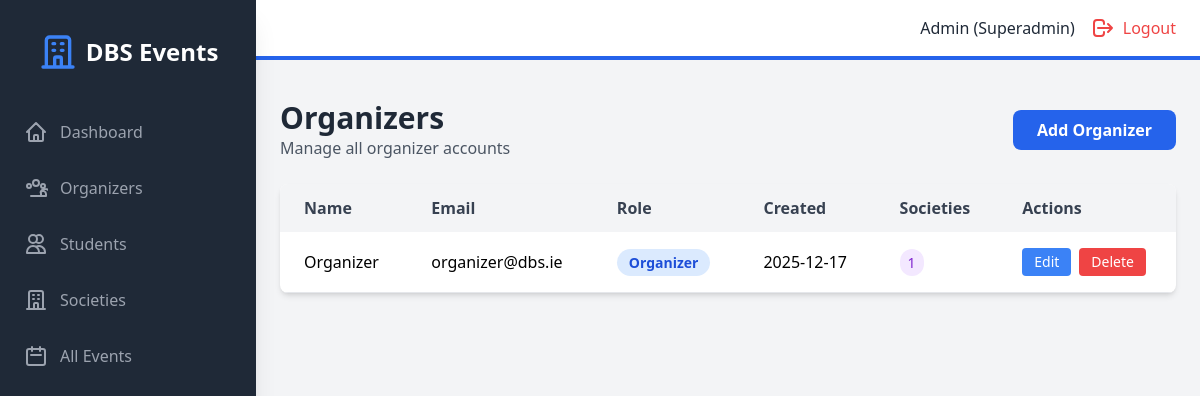
The page /admin/organizers (signed in) on the database as committed earlier.
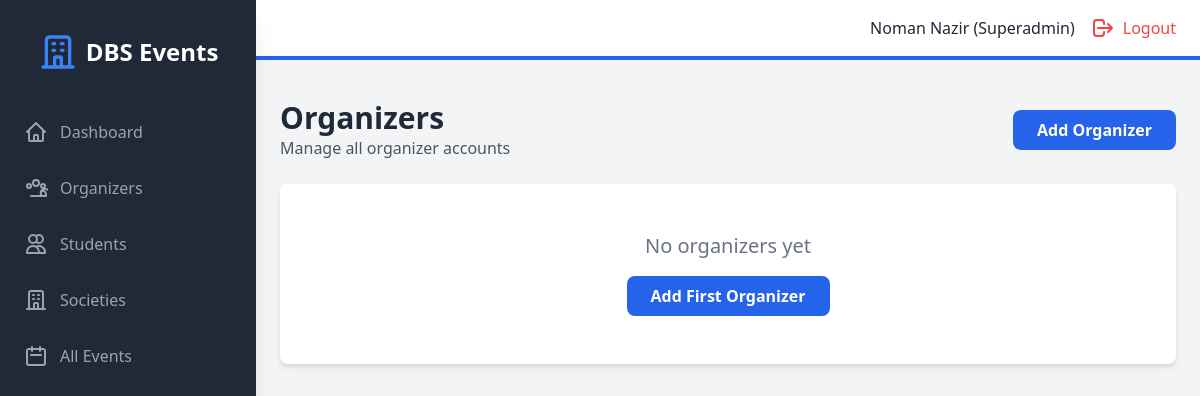
The same page on the database as committed later.
### models.py (models this page shows, shortened)
class User(UserMixin, db.Model):
    id = db.Column(db.Integer, primary_key=True)
    student_number = db.Column(db.String(50), unique=True, nullable=True)
    email = db.Column(db.String(120), unique=True, nullable=False)
    password_hash = db.Column(db.String(200), nullable=False)
    name = db.Column(db.String(100), nullable=False)
    role = db.Column(db.String(20), nullable=False)  # superadmin, organizer, student
    created_at = db.Column(db.DateTime, default=datetime.utcnow)
    societies = db.relationship('Society', backref='head', lazy=True)
    events_created = db.relationship('Event', backref='creator', lazy=True)
    registrations = db.relationship('Registration', backref='student', lazy=True)

### backend/routes/admin.py (the view)
@admin_bp.route("/admin/organizers", endpoint="admin_organizers")
@admin_required
def admin_organizers():
    organizers = User.query.filter_by(role="organizer").all()
    return render_template("admin/organizers.html", organizers=organizers)

### backend/main.py (called while the page is built)
@login_manager.user_loader
def load_user(user_id):
    return User.query.get(int(user_id))

### frontend/templates/admin/organizers.html (shortened to what this page needs)
{% extends "base.html" %}
{% block auth_content %}
<div class="mb-6 flex justify-between items-center">
    <div>
        <h1 class="text-3xl font-bold text-gray-800">Organizers</h1>
        <p class="text-gray-600">Manage all organizer accounts</p>
    </div>
    <a href="{{ url_for('admin.admin_add_organizer') }}" class="bg-blue-600 text-white px-6 py-2 rounded-lg hover:bg-blue-700 font-semibold">
        Add Organizer
    </a>
</div>
{% if organizers %}
<div class="bg-white rounded-lg shadow-md overflow-hidden">
    <table class="w-full">
        <thead class="bg-gray-100">
            <tr>
                <th class="px-6 py-3 text-left text-gray-700 font-semibold">Name</th>
                <th class="px-6 py-3 text-left text-gray-700 font-semibold">Email</th>
                <th class="px-6 py-3 text-left text-gray-700 font-semibold">Role</th>
                <th class="px-6 py-3 text-left text-gray-700 font-semibold">Created</th>
                <th class="px-6 py-3 text-left text-gray-700 font-semibold">Societies</th>
                <th class="px-6 py-3 text-left text-gray-700 font-semibold">Actions</th>
            </tr>
        </thead>
        <tbody>
            {% for organizer in organizers %}
            <tr class="border-b hover:bg-gray-50">
                <td class="px-6 py-4">{{ organizer.name }}</td>
                <td class="px-6 py-4">{{ organizer.email }}</td>
                <td class="px-6 py-4"><span class="px-3 py-1 bg-blue-100 text-blue-700 rounded-full text-sm font-semibold">{{ organizer.role | capitalize }}</span></td>
                <td class="px-6 py-4">{{ organizer.created_at.strftime('%Y-%m-%d') }}</td>
                <td class="px-6 py-4">
                    <span class="px-2 py-1 bg-purple-100 text-purple-700 rounded-full text-sm">
                        {{ organizer.societies|length }}
                    </span>
                </td>
                <td class="px-6 py-4">
                    <div class="flex space-x-2">
                        <a href="{{ url_for('admin.admin_edit_organizer', organizer_id=organizer.id) }}"
                           class="bg-blue-500 text-white px-3 py-1 rounded text-sm hover:bg-blue-600 transition">
                            Edit
                        </a>
                        <form method="POST" action="{{ url_for('admin.admin_delete_organizer', organizer_id=organizer.id) }}"
                              onsubmit="return confirm('Are you sure you want to delete {{ organizer.name }}?')"
                              class="inline">
                            <button type="submit" class="bg-red-500 text-white px-3 py-1 rounded text-sm hover:bg-red-600 transition">
                                Delete
                            </button>
                        </form>
                    </div>
                </td>
            </tr>
            {% endfor %}
        </tbody>
    </table>
</div>
{% else %}
<div class="text-center py-12 bg-white rounded-lg shadow-md">
    <p class="text-gray-500 text-xl">No organizers yet</p>
    <a href="{{ url_for('admin.admin_add_organizer') }}" class="inline-block bg-blue-600 text-white px-6 py-2 rounded-lg hover:bg-blue-700 font-semibold mt-4">
        Add First Organizer
    </a>
</div>
{% endif %}
{% endblock %}

### frontend/templates/base.html (shortened to what the changed rows need)
<!DOCTYPE html>
<html lang="en">
<head>
    <script src="https://cdn.tailwindcss.com"></script>
    <link rel="stylesheet" href="{{ url_for('static', filename='css/style.css') }}">
</head>
<body class="bg-gray-100">
    {% if current_user.is_authenticated %}
    <div class="flex h-screen bg-gray-100">
        <div id="sidebar" class="sidebar fixed inset-y-0 left-0 z-30 w-64 bg-gray-800 overflow-y-auto transition duration-300 ease-out md:translate-x-0 md:static md:shadow-xl sidebar-closed">
            <div class="flex items-center justify-center mt-8">
                <div class="flex items-center">
                    <svg class="h-10 w-10 text-blue-500" fill="none" stroke="currentColor" viewBox="0 0 24 24">
                        <path stroke-linecap="round" stroke-linejoin="round" stroke-width="2" d="M19 21V5a2 2 0 00-2-2H7a2 2 0 00-2 2v16m14 0h2m-2 0h-5m-9 0H3m2 0h5M9 7h1m-1 4h1m4-4h1m-1 4h1m-5 10v-5a1 1 0 011-1h2a1 1 0 011 1v5m-4 0h4"></path>
                    </svg>
                    <span class="text-white text-2xl font-semibold ml-2">DBS Events</span>
                </div>
            </div>
            <nav class="mt-10">
                {% if current_user.role == 'superadmin' %}
                    <a class="flex items-center mt-4 py-2 px-6 text-gray-400 hover:bg-gray-700 hover:text-white" href="{{ url_for('admin.admin_dashboard') }}">
                        <svg class="h-6 w-6" fill="none" stroke="currentColor" viewBox="0 0 24 24"><path stroke-linecap="round" stroke-linejoin="round" stroke-width="2" d="M3 12l2-2m0 0l7-7 7 7M5 10v10a1 1 0 001 1h3m10-11l2 2m-2-2v10a1 1 0 01-1 1h-3m-6 0a1 1 0 001-1v-4a1 1 0 011-1h2a1 1 0 011 1v4a1 1 0 001 1m-6 0h6"></path></svg>
                        <span class="mx-3">Dashboard</span>
                    </a>
                    <a class="flex items-center mt-4 py-2 px-6 text-gray-400 hover:bg-gray-700 hover:text-white" href="{{ url_for('admin.admin_organizers') }}">
                        <span class="mx-3">Organizers</span>
                    </a>
                    <a class="flex items-center mt-4 py-2 px-6 text-gray-400 hover:bg-gray-700 hover:text-white" href="{{ url_for('admin.admin_students') }}">
                        <svg class="h-6 w-6" fill="none" stroke="currentColor" viewBox="0 0 24 24"><path stroke-linecap="round" stroke-linejoin="round" stroke-width="2" d="M12 4.354a4 4 0 110 5.292M15 21H3v-1a6 6 0 0112 0v1zm0 0h6v-1a6 6 0 00-9-5.197M13 7a4 4 0 11-8 0 4 4 0 018 0z"></path></svg>
                        <span class="mx-3">Students</span>
                    </a>
                    <a class="flex items-center mt-4 py-2 px-6 text-gray-400 hover:bg-gray-700 hover:text-white" href="{{ url_for('admin.admin_societies') }}">
                        <svg class="h-6 w-6" fill="none" stroke="currentColor" viewBox="0 0 24 24"><path stroke-linecap="round" stroke-linejoin="round" stroke-width="2" d="M19 21V5a2 2 0 00-2-2H7a2 2 0 00-2 2v16m14 0h2m-2 0h-5m-9 0H3m2 0h5M9 7h1m-1 4h1m4-4h1m-1 4h1m-5 10v-5a1 1 0 011-1h2a1 1 0 011 1v5m-4 0h4"></path></svg>
                        <span class="mx-3">Societies</span>
                    </a>
                    <a class="flex items-center mt-4 py-2 px-6 text-gray-400 hover:bg-gray-700 hover:text-white" href="{{ url_for('admin.admin_events') }}">
                        <svg class="h-6 w-6" fill="none" stroke="currentColor" viewBox="0 0 24 24"><path stroke-linecap="round" stroke-linejoin="round" stroke-width="2" d="M8 7V3m8 4V3m-9 8h10M5 21h14a2 2 0 002-2V7a2 2 0 00-2-2H5a2 2 0 00-2 2v12a2 2 0 002 2z"></path></svg>
                        <span class="mx-3">All Events</span>
                    </a>
                {% endif %}
            </nav>
        </div>
        <div class="flex-1 flex flex-col overflow-hidden">
            <header class="flex justify-between items-center py-4 px-6 bg-white border-b-4 border-blue-600">
                <div class="flex items-center">
                    <span class="text-gray-800 mr-4">{{ current_user.name }} ({{ current_user.role | capitalize }})</span>
                    <a href="{{ url_for('public.logout') }}" class="flex items-center text-red-500 hover:text-red-700">
                        <svg class="h-6 w-6" fill="none" stroke="currentColor" viewBox="0 0 24 24"><path stroke-linecap="round" stroke-linejoin="round" stroke-width="2" d="M17 16l4-4m0 0l-4-4m4 4H7m6 4v1a3 3 0 01-3 3H6a3 3 0 01-3-3v-10a3 3 0 013-3h4a3 3 0 013 3v1"></path></svg>
                        <span class="ml-2 hidden sm:inline">Logout</span>
                    </a>
                </div>
            </header>
            <div class="px-6 pt-4">
            </div>
            <main class="flex-1 overflow-x-hidden overflow-y-auto bg-gray-100 p-6">
                {% block auth_content %}{% endblock %}
            </main>
        </div>
    </div>
    {% endif %}
</body>
</html>

Rows that differ between the two databases and show on the page:
no longer on this page (row edited): User: name "Organizer", email "organizer@dbs.ie", role "Organizer", created_at "2025-12-17", societies|length "1"
changed User "Superadmin": name "Admin" → "Noman Nazir"
Other text that changed with them:
text no longer shown: "Name Email Role Created Societies Actions"
text now shown: "No organizers yet Add First Organizer"
